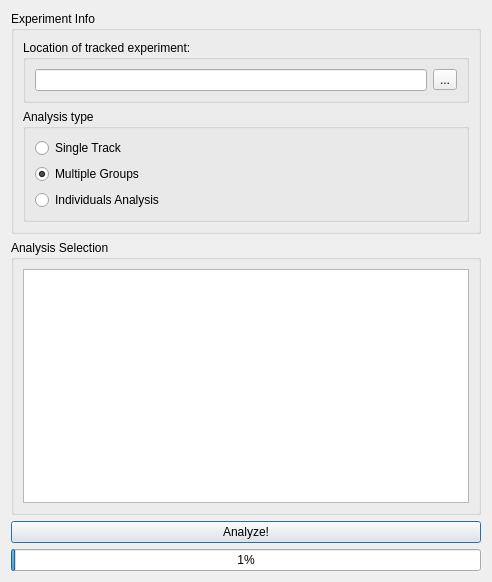
<?xml version="1.0" encoding="UTF-8"?>
<ui version="4.0">
 <class>AnalyzeExperiment</class>
 <widget class="QDialog" name="AnalyzeExperiment">
  <property name="geometry">
   <rect>
    <x>0</x>
    <y>0</y>
    <width>492</width>
    <height>582</height>
   </rect>
  </property>
  <property name="windowTitle">
   <string>Track Experiment</string>
  </property>
  <layout class="QVBoxLayout" name="verticalLayout_3">
   <item>
    <widget class="QGroupBox" name="experimentInfoGroupBox">
     <property name="title">
      <string>Experiment Info</string>
     </property>
     <layout class="QVBoxLayout" name="verticalLayout">
      <item>
       <widget class="QGroupBox" name="locationGroupBox">
        <property name="title">
         <string>Location of tracked experiment:</string>
        </property>
        <layout class="QVBoxLayout" name="verticalLayout_2">
         <item>
          <layout class="QVBoxLayout" name="locationVLayout">
           <item>
            <layout class="QHBoxLayout" name="locationHLayout">
             <item>
              <widget class="QLineEdit" name="pathLineEdit"/>
             </item>
             <item>
              <widget class="QToolButton" name="folderBrowseBtn">
               <property name="text">
                <string>...</string>
               </property>
              </widget>
             </item>
            </layout>
           </item>
          </layout>
         </item>
        </layout>
       </widget>
      </item>
      <item>
       <widget class="QGroupBox" name="dishSizeGroupBox">
        <property name="minimumSize">
         <size>
          <width>300</width>
          <height>70</height>
         </size>
        </property>
        <property name="title">
         <string>Analysis type</string>
        </property>
        <layout class="QVBoxLayout" name="verticalLayout_6">
         <item>
          <widget class="QRadioButton" name="smallDishRadioBtn">
           <property name="text">
            <string>Single Track</string>
           </property>
          </widget>
         </item>
         <item>
          <widget class="QRadioButton" name="bigDishRadioBtn">
           <property name="text">
            <string>Multiple Groups</string>
           </property>
           <property name="checked">
            <bool>true</bool>
           </property>
          </widget>
         </item>
         <item>
          <widget class="QRadioButton" name="radioButton">
           <property name="text">
            <string>Individuals Analysis</string>
           </property>
          </widget>
         </item>
        </layout>
       </widget>
      </item>
     </layout>
    </widget>
   </item>
   <item>
    <widget class="QGroupBox" name="AnalysisTypeGroupBox">
     <property name="title">
      <string>Analysis Selection</string>
     </property>
     <layout class="QVBoxLayout" name="verticalLayout_5">
      <item>
       <widget class="QTreeView" name="treeView">
        <property name="animated">
         <bool>true</bool>
        </property>
       </widget>
      </item>
     </layout>
    </widget>
   </item>
   <item>
    <widget class="QPushButton" name="trackStartBtn">
     <property name="text">
      <string>Analyze!</string>
     </property>
    </widget>
   </item>
   <item>
    <widget class="QProgressBar" name="trackProgressBar">
     <property name="sizePolicy">
      <sizepolicy hsizetype="Expanding" vsizetype="Fixed">
       <horstretch>0</horstretch>
       <verstretch>0</verstretch>
      </sizepolicy>
     </property>
     <property name="minimumSize">
      <size>
       <width>0</width>
       <height>0</height>
      </size>
     </property>
     <property name="value">
      <number>1</number>
     </property>
     <property name="textVisible">
      <bool>true</bool>
     </property>
    </widget>
   </item>
  </layout>
 </widget>
 <resources/>
 <connections/>
</ui>
